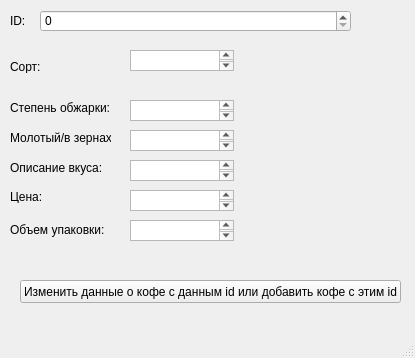
<?xml version="1.0" encoding="UTF-8"?>
<ui version="4.0">
 <class>MainWindow</class>
 <widget class="QMainWindow" name="MainWindow">
  <property name="geometry">
   <rect>
    <x>0</x>
    <y>0</y>
    <width>415</width>
    <height>358</height>
   </rect>
  </property>
  <property name="windowTitle">
   <string>MainWindow</string>
  </property>
  <widget class="QWidget" name="centralwidget">
   <widget class="QSpinBox" name="spinBox">
    <property name="geometry">
     <rect>
      <x>40</x>
      <y>10</y>
      <width>311</width>
      <height>22</height>
     </rect>
    </property>
   </widget>
   <widget class="QLabel" name="label">
    <property name="geometry">
     <rect>
      <x>10</x>
      <y>10</y>
      <width>47</width>
      <height>21</height>
     </rect>
    </property>
    <property name="text">
     <string>ID:</string>
    </property>
   </widget>
   <widget class="QPushButton" name="pushButton">
    <property name="geometry">
     <rect>
      <x>20</x>
      <y>280</y>
      <width>381</width>
      <height>23</height>
     </rect>
    </property>
    <property name="text">
     <string>Изменить данные о кофе с данным id или добавить кофе с этим id</string>
    </property>
   </widget>
   <widget class="QLabel" name="label_2">
    <property name="geometry">
     <rect>
      <x>10</x>
      <y>60</y>
      <width>47</width>
      <height>13</height>
     </rect>
    </property>
    <property name="text">
     <string>Сорт:</string>
    </property>
   </widget>
   <widget class="QLabel" name="label_3">
    <property name="geometry">
     <rect>
      <x>10</x>
      <y>100</y>
      <width>101</width>
      <height>16</height>
     </rect>
    </property>
    <property name="text">
     <string>Степень обжарки:</string>
    </property>
   </widget>
   <widget class="QLabel" name="label_4">
    <property name="geometry">
     <rect>
      <x>10</x>
      <y>130</y>
      <width>101</width>
      <height>16</height>
     </rect>
    </property>
    <property name="text">
     <string>Молотый/в зернах:</string>
    </property>
   </widget>
   <widget class="QLabel" name="label_5">
    <property name="geometry">
     <rect>
      <x>10</x>
      <y>160</y>
      <width>91</width>
      <height>16</height>
     </rect>
    </property>
    <property name="text">
     <string>Описание вкуса:</string>
    </property>
   </widget>
   <widget class="QLabel" name="label_6">
    <property name="geometry">
     <rect>
      <x>10</x>
      <y>190</y>
      <width>47</width>
      <height>13</height>
     </rect>
    </property>
    <property name="text">
     <string>Цена:</string>
    </property>
   </widget>
   <widget class="QLabel" name="label_7">
    <property name="geometry">
     <rect>
      <x>10</x>
      <y>220</y>
      <width>111</width>
      <height>20</height>
     </rect>
    </property>
    <property name="text">
     <string>Объем упаковки:</string>
    </property>
   </widget>
   <widget class="QTextEdit" name="coftype">
    <property name="geometry">
     <rect>
      <x>130</x>
      <y>50</y>
      <width>104</width>
      <height>21</height>
     </rect>
    </property>
   </widget>
   <widget class="QTextEdit" name="stepobj">
    <property name="geometry">
     <rect>
      <x>130</x>
      <y>100</y>
      <width>104</width>
      <height>21</height>
     </rect>
    </property>
   </widget>
   <widget class="QTextEdit" name="ground">
    <property name="geometry">
     <rect>
      <x>130</x>
      <y>130</y>
      <width>104</width>
      <height>21</height>
     </rect>
    </property>
   </widget>
   <widget class="QTextEdit" name="flavdiscr">
    <property name="geometry">
     <rect>
      <x>130</x>
      <y>160</y>
      <width>104</width>
      <height>21</height>
     </rect>
    </property>
   </widget>
   <widget class="QTextEdit" name="price">
    <property name="geometry">
     <rect>
      <x>130</x>
      <y>190</y>
      <width>104</width>
      <height>21</height>
     </rect>
    </property>
   </widget>
   <widget class="QTextEdit" name="obem">
    <property name="geometry">
     <rect>
      <x>130</x>
      <y>220</y>
      <width>104</width>
      <height>21</height>
     </rect>
    </property>
   </widget>
  </widget>
  <widget class="QMenuBar" name="menubar">
   <property name="geometry">
    <rect>
     <x>0</x>
     <y>0</y>
     <width>415</width>
     <height>21</height>
    </rect>
   </property>
  </widget>
  <widget class="QStatusBar" name="statusbar"/>
 </widget>
 <resources/>
 <connections/>
</ui>
